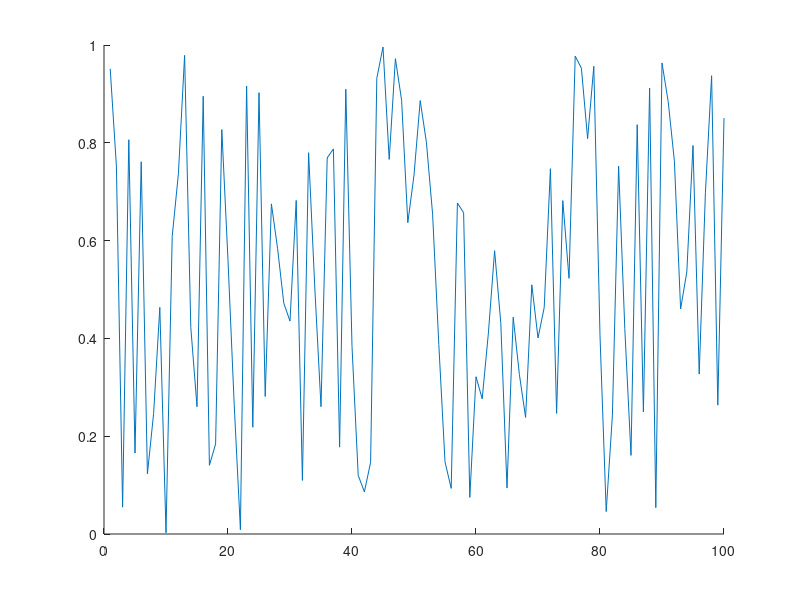

The MATLAB script that drew this image: (Note: this script raises an error after producing the figure.)
clc
close all
clear

if isfolder('pics') == 0
    mkdir('pics')
end

x = 1:100;
y = rand(100,1);
idxmin = find(y == max(y));
idxmax = find(y == min(y));
txt = ['\leftarrow y = ',int2str(max(y))];
hold on
plot(x,y)
plot(x,y,'o','MarkerIndices',[idxmin idxmax],'MarkerFaceColor','red','MarkerSize',5)
t = text(idxmax,y(idxmax),txt);
t.Color = [153/255 153/255 255/255];
hold off
legend('random plot [0:1]');
print -dpng ./pics/test.png
close
%% testing plot function
clc

x = [0:0.01:2*pi];
y = sin(x);
yCmp = cos(x);
string = 'My test plot';
p_title = 'test_print';
t="";

% test = myplot(x,y,string,p_title);
test2 = superplot(x,y,'plotName',"My super plot",'figureName',"super_plot");
test3 = superplot(x,y,'cmpYLegend',"cos(x)",'figureName',"cosxVsSinx",'cmpY',yCmp,'yLegend',"sin(x)",'yName',"Amplitude",'xName',"Samples NOT normalized to 2\pi", ...
    'plotName',"Plotting cos(x) against sin(x)");
close(test2);
close(test3);
test4 = superplot(x,y);

testV = ones(1,1);
testV(2) = 5;

%% testing MER loop
% clear
clc
close all
clear

idx = 1;
for i = 0:200
    if ( rem((i-1)/4,1)==0 )
        validLen(idx) = i;
        idx = idx+1;
    end
end

% Constants are double-precision by default; N=85 found nothing
vec = [85 105];

% for im
    
% for i = vec(1):0.01:vec(1)
%     fprintf("i is %d coefficients\n",i);
% end
    
% for i = 0:2:10
%     fprintf("i SHOULD be EVEN and is %d\n",i);
% end

%coefficients have to be even and divisible by span w/no remainder LOOK
%INTO THIS
%beta MUST be greater than 0
[MER_out, betaTX_out, betaRCV_out, coeff_out] = MER_opt('Nsps',4,'numCoeffs',vec,'betaTX',[0.1 0.0001 0.2],'betaRCV',[0.1 0.0001 0.2],'MER',50);
% [MER_out, betaTX_out, betaRCV_out, coeff_out] = MER_opt('Nsps',4,'numCoeffs',[25 77],'betaTX',[.01 0.01 .16],'betaRCV',[0.12 0.01 0.34],'MER',40);

% last = find(~MER_out,1);
fileID = fopen('GSM_parameters.txt','w');
cBeta = char(hex2dec('03b2'));
fprintf(fileID,'%10s %10s %10s %10s\r\n','MER', 'betaTX', 'betaRCV', 'length');
% A = [MER_out(1:last-1); betaTX_out(1:last-1); betaRCV_out(1:last-1); coeff_out(1:last-1)];
A = [MER_out; betaTX_out; betaRCV_out; coeff_out];
fprintf(fileID,'%10.6f %10.6f %10.6f %8.0f\r\n',A);
fclose(fileID);

% c_idx = find(coeff_out==121);
% max_121 = max(MER_out(c_idx(1):c_idx(end)));
% desired_121 = find(MER_out>=54.0679);

DONE = ones(10,1);
finish = sum(DONE(1:5));

%% MER calc
% clc
% clear all
% close all
% den = [-0.001473028462308   0.005666223150735  -0.019416661964618  -0.041188246018261   0.083990599017613  -0.169565530125065   0.900837427479342 ...
%     0.311842632473442  -0.140969388867244   0.099871376920441  -0.088049305611010   0.023834632003521  -0.009447343197004   0.002953619390284]
% 
% pk = 0.99924965776672958;
% 
% 10*log10(pk^2/sum(den.^2));

%% Measuring OOB requirements
clear 
close all
clc
cBeta = char(hex2dec('03b2'));

format long
% window designer from 0 to pi
% load('KaisWin.mat');
% load('windowKais101.mat');

% fileID = fopen('GSM_parameters_89-121_B1-0.001-2.txt'); %89-121.txt
% fileID = fopen('GSM_parameters_73-81.txt'); %73-81.txt
fileID = fopen('GSM_parameters_85-105_B1-0.0001-2.txt'); %85-105_B1-0.0001-2.txt
formatSpec = '%s';
N = 4;
C_text = textscan(fileID,formatSpec,N);
C_data0 = textscan(fileID,'%f %f %f %f');
fclose(fileID);


fileID = fopen('MOAP.txt','A');
cBeta = char(hex2dec('03b2'));
% ********************** Comment this out after first run ***********
fprintf(fileID,'%10s %10s %10s %10s %10s %10s %10s %10s %10s %10s \r\n','MER', 'betaTX', 'betaRCV', 'length', 'idx TX & RCV', 'OB1', 'OB2', 'OB3','b Kaiser','weight');

vTX_B=C_data0{1,2}.'; vRCV_B=C_data0{1,3}.'; vLen=C_data0{1,4}.';
% idx_89=find(vLen==89); idx_93=find(vLen==93); idx_97=find(vLen==97); idx_101=find(vLen==101); idx_109=find(vLen==109);  %89-121.txt
% idx_73=find(vLen==73); idx_81=find(vLen==93); idx_97=find(vLen==97); idx_101=find(vLen==101); idx_109=find(vLen==109);  %73-81.txt
idx_85=find(vLen==85); idx_89=find(vLen==89); idx_93=find(vLen==93); idx_97=find(vLen==97); idx_101=find(vLen==101); idx_105=find(vLen==105); idx_109=find(vLen==109);  %85-105_B1-0.0001-2.txt

% #TX&RCV length; RCV rolloff here
% beta = 0.146600;  %trial 1
% N = 65;
% beta = 0.116400;    %trial 2
% N = 73;
% beta = 0.144400;   %trial 3
% N = 121;
% beta_Rcv = 0.188000;     %trial 18 i stop counting bruh
% N = 101;
% beta_Rcv = vRCV_B;     %trial 18 i stop counting bruh
% N = 93;


% digital angular frequency, w (rads/sample)
% w = [0:0.001:1000]/1000*pi; %0-0.5
w = [0:0.001:200]/100*pi; %one whole cycle

N = 101;
Nsps = 4;
span = (N-1)/4;
% for bk = 1.5:0.01:2
% for bk = 0.3:0.1:0.3
for bk = 0:0.1:0
% for bk = 1:1
% for bk = 2:0.1:2
    for idx_TXnRCV = idx_101(1):(idx_101(end))
%     for idx_TXnRCV = idx_101():(idx_101(end))
%     for idx_TXnRCV = idx_93(4):(idx_93(5))
%     for idx_TXnRCV = idx_97(1):(idx_97(1))
%     for idx_TXnRCV = 505:513
        b_nom = vTX_B(idx_TXnRCV);
        beta_Rcv = vRCV_B(idx_TXnRCV);
        GSM = rcosdesign(beta_Rcv,span,Nsps);
        wn = kaiser(length(GSM), bk);
%         wn = WinKaiser;
%         h_TX = GSM.*wn.';
        h_TX = rcosdesign(b_nom,span,Nsps).*wn.';
        h_GSM = GSM;

        % SRRC is a square root nyquist filter; firpm also
        % creates a sqrt nyquist filter
        M=N-1; Nsps=4; span=M/Nsps;
        fc=1/2/Nsps; fp=(1-b_nom)*fc; fs=(1+b_nom)*fc;
        fb = [0 fp fc fc fs .5]*2;
        a = [1 1 1/sqrt(2) 1/sqrt(2) 0 0];
        % wght vector needs to 2.4535 for passband
        wght = [2.4535 1 20];   %10 for N=97; 20 for N=91-89; 40 for N>90
        h_pps = firpm(M,fb,a,wght);

        % window
        h_pps = h_pps.*wn.';
    %     h_pps = h_pps;
        sam_r8 = 6.25;

        % estimate order of SR Nyquist filter | ford=fb(2:end-1);aord=[1 1/sqrt(2) 0];sb=10^(-58/20);dev=[sb 0.02 sb];M_est=firpmord(ford,aord,dev);
        H_srrc = freqz(h_TX,1,w); H_pps = freqz(h_pps,1,w);
        
        mag_H = (abs(H_pps));
        % units of cycles/sample
        bnd_BB=(1+.12)/Nsps/2; 
        bnd_OB1=bnd_BB+(.22/sam_r8); 
        bnd_OB2=bnd_OB1+(1.53/sam_r8); 
        bnd_OB3=bnd_OB2+(1.75/sam_r8);
        ind_BB = find( w/2/pi <= bnd_BB);
        ind_OB1 = find(w/2/pi>bnd_BB & w/2/pi<=bnd_OB1);
        ind_OB2 = find(w/2/pi>bnd_OB1 & w/2/pi<=bnd_OB2);
        ind_OB3 = find(w/2/pi>bnd_OB2 & w/2/pi<=bnd_OB3);

        conv2Lin = @(x) 10.^(x/20);
        conv2dB =  @(x) 10.*log10(x);
 
        % Power is the ratio of 2 power quantities and can be referred to
        % as gain in dB. Comparing power requires the integral, the
        % integral can also be thought as the sum of the area as well;
        % sum(magnitude^2) is integrating each power of each frequency
        
        pwr_BB=2*sum(mag_H(ind_BB(1):ind_BB(end)).^2);
        pwr_OB1=sum(mag_H(ind_OB1(1):ind_OB1(end)).^2);
        pwr_OB2=sum(mag_H(ind_OB2(1):ind_OB2(end)).^2);
        pwr_OB3=sum(mag_H(ind_OB3(1):ind_OB3(end)).^2);

        % calculate power ratio to signal to OB channels\
        dB_OB1 = conv2dB(pwr_BB/pwr_OB1);
        dB_OB2 = conv2dB(pwr_BB/pwr_OB2);
        dB_OB3 = conv2dB(pwr_BB/pwr_OB3);
        
%         cs=w/(2*pi); % freq in cycles per sample
% 
%         % find the ranges of the bands
%         % signal 0 --> .14
%         sigl=find(cs<.14, 1 );
%         sigu=find(cs<.14, 1, 'last' );
%         % OB1 .14 --> .1752
%         ob1l=find(cs>.14 & cs<.1752, 1 );
%         ob1u=find(cs>.14 & cs<.1752, 1, 'last' );
%         % OB2 .1752 --> .42
%         ob2l=find(cs>.1752 & cs<.42, 1 );
%         ob2u=max(find(cs>.1752 & cs<.42));
%         % OB3 .42 --> .7
%         ob3l=min(find(cs>.42 & cs<.7));
%         ob3u=max(find(cs>.42 & cs<.7));
% 
%         power_sig=sum(abs(H_pps(sigl:sigu)).^2)*2;
%         power_ob1=sum(abs(H_pps(ob1l:ob1u)).^2);
%         power_ob2=sum(abs(H_pps(ob2l:ob2u)).^2);
%         power_ob3=sum(abs(H_pps(ob3l:ob3u)).^2);
% 
%         a=10*log10(power_sig/power_ob1);
%         b=10*log10(power_sig/power_ob2);
%         c=10*log10(power_sig/power_ob3);

        % can cascade firpm sqrt w/srrc, center coeff
        % isn't one BUT even symmetric
        cascade = conv(h_pps,GSM);
        cascade_SRRC = conv(GSM,GSM);

        num = cascade(N);
        den = zeros(floor(length(cascade)/Nsps),1);
        idx = 1;
        cnt = 0;
        for i = 1:length(cascade)
            if cnt == 0 && i ~= N
                den(idx) = cascade(i);
                cnt = cnt + 1;
                idx = idx + 1;
            elseif cnt >= Nsps-1
                cnt = 0;
            else
                cnt = cnt + 1;
            end
        end
        MER_theo = 10*log10( num^2/sum(den.^2) );
%         future considerations append to txtfile
        if dB_OB1 > 58 && dB_OB2 > 60 && dB_OB3 > 63 && MER_theo >= 40
            fprintf("\n*************MET SPEC*************************\n");
            fprintf("TX's %s: %1.4f | RCV's %s: %1.4f | idx TX & RCV: %d\n",cBeta,b_nom,cBeta,beta_Rcv,idx_TXnRCV);
            fprintf("OB1: %2.6f | OB2: %2.6f | OB3: %2.6f | MER: %2.6f | Bk: %2.4f | Beta nominal: %2.4f | \n",dB_OB1,dB_OB2,dB_OB3,MER_theo,bk, b_nom);
            fprintf("baseband bnd frequency: %2.4f | OB1 bnd frequency: %2.4f | OB2 bnd frequency: %2.4f | OB3 bnd frequency: %2.4f |\n", bnd_BB, bnd_OB1, bnd_OB2, bnd_OB3);
            fprintf("weight: ");disp(wght);
            %fprintf('MER', 'betaTX', 'betaRCV', 'length', 'idx TX & RCV', 'OB1', 'OB2', 'OB3','beta Kaiser','weight');
            A=[MER_theo, b_nom, beta_Rcv, N, idx_TXnRCV, dB_OB1, dB_OB2, dB_OB3, bk, wght(3)];
            fprintf(fileID,'%10.6f %10.6f %10.6f %10d %10d %10.6f %10.6f %10.6f %10.6f %10d \r\n',A);
        end
    end
end
fclose(fileID);

TX_MR = superplot(w/2/pi,20*log10(abs(H_pps)),'plotName',"Magnitude Response of PPS",'figureName',"PracticalPSResp",'yName',"Magnitude (dB)",...
    'xName',"f0, frequency (cycles/sample)",'yLegend',"SQRT FIRPM",'cmpY',20*log10(abs(H_srrc)),'cmpYLegend',"SRRC",...
    'plotAxis',[0 w(end)/2/pi -150 10]);

hold on
% OOB requirement 1
plot([bnd_BB bnd_BB],[-200 -58],'--k');
plot([bnd_BB bnd_OB1],[-58 -58],'--k');
plot([bnd_OB1 bnd_OB1],[-200 -58],'--k');
% OOB requirement 2
plot([bnd_OB1 bnd_OB1],[-200 -60],':R');
plot([bnd_OB1 bnd_OB2],[-60 -60],':R');
plot([bnd_OB2 bnd_OB2],[-200 -60],':R');
% OOB requirement 3
plot([bnd_OB2 bnd_OB2],[-200 -63],'g');
plot([bnd_OB2 bnd_OB3],[-63 -63],'g');
plot([bnd_OB3 bnd_OB3],[-200 -63],'g');
legend('Sqrt firpm','SRRC','OB1','OB1','OB1','OB2','OB2','OB2','OB3','OB3','OB3');
hold off
location = strcat('./pics/','PracticalPSResp','.png');
print(TX_MR, '-dpng', location);
% close(TX_MR);

% scale desired coefficients
maxi = sum(abs(h_pps));
scaling = (1-2^-17)/maxi;

h_pps_1s17= round(h_pps*scaling*2^17);
if sum(abs(h_pps_1s17/2^17) > 1-2^-17)
    fprintf("Error need to scaled down h_pps more\n");
    return
end

h_pps_coeffs = unique(h_pps_1s17,'stable');


%% Test cascade
clear 
% close all
clc

coeff = 65;
Nsps = 4;
beta_Rcv = 0.146600;

span = (coeff-1)/Nsps;
rcv = rcosdesign(beta_Rcv, span, Nsps);

% SR Nyquist filter
bb = 2.0; spans = 25;
M = coeff-1;
fc = 1/(2*Nsps);fp=(1-.12)*fc; fs=(1+.12)*fc;
fb = [0 fp fc fc fs .5]*2;
a = [1 1 1/sqrt(2) 1/sqrt(2) 0 0];
wght = [2.4535 1 1];
h_pps=firpm(M,fb,a,wght);
w = [0:0.001:1000]/1000*pi;
wnNorm=kaiser(coeff,2.0);
wnGr=kaiser(coeff,3);
wnLT=kaiser(coeff,1);

H_pps = freqz(h_pps,1,w);
H_ppsGrBk=freqz( conv(h_pps,wnGr),1,w );
H_ppsNormBk=freqz( conv(h_pps,wnNorm),1,w );
H_ppsLTBk=freqz( conv(h_pps,wnLT),1,w );

figName="PPS_with_65coeffs";
pps_plot = superplot(w/2/pi,20*log10(abs(H_pps)),'cmpY',20*log10(H_ppsNormBk),'figureName',figName,...
    'plotAxis',[0 0.5 -100 40]);
hold on
plot(w/2/pi,20*log10(abs(H_ppsGrBk)),"-.g");
plot(w/2/pi,20*log10(abs(H_ppsLTBk)),"--m");
legend('beta=0','beta=2.0','beta=3','beta=1');
hold off
location = strcat('./pics/',figName,'.png');
print(pps_plot, '-dpng', location);

% Too much theory to figure out MER for LPF

%% Test PPS_opt
% clc
% clear 
% close all
% 
% % Constants are double-precision by default
% vec = [65 129];
% 
% [MER_out, betaTX_out, betaRCV_out, coeff_out, betaKais_out] = PPS_opt('Nsps',4,...
%     'numCoeffs',vec,'betaTX',[0 0.001 0.2],'betaRCV',[0.12 0.01 0.12],'MER',40,'betaKais',[0 0.01 10]);

%% File IO
clear all
close all
clc

fileID = fopen('GSM_parameters_SRRC.txt');
formatSpec = '%s';
N = 4;
C_text = textscan(fileID,formatSpec,N);
C_data0 = textscan(fileID,'%f %f %f %f');
fclose(fileID);

%% Designing polyphase filter
clear;close all;clc; load('validLen.mat');

beta_Rcv=0.12; N=21; Nsps=4; span=(N-1)/4;

% rcv = rcosdesign(beta,span, Nsps);
load('rcv.mat');
worse_case_output = sum(abs(rcv));
scaling = (1-2^-17)/worse_case_output;
rcv_1s17=round( rcv*scaling*2^17 );tx=rcv;

sym_mults=round(length(rcv)/2);
poly_mults=sym_mults/Nsps;

%% Testing roll off cascaded
clc; clear; close all;

N=41; Nsps=4; span=(N-1)/4;

rcv = rcosdesign(0.1,span, Nsps); tx = rcosdesign(0.08,span, Nsps);
cascade=conv(rcv,tx);

figure(1);
hold on
title('Different beta');
stem(1:N,rcv);
stem(1:N,tx)
stem(1:2*N-1,cascade);
legend('RCV','TX','Cascade'); grid;
hold off

figure(2);
hold on
title('Same beta');
stem(1:N,rcv);
stem(1:2*N-1,conv(rcv,rcv));
legend('RCV','Cascade'); grid;
hold off

% SRRC is a square root nyquist filter; firpm also
% creates a sqrt nyquist filter
M=N-1; Nsps=4; span=M/Nsps; b_nom=0.1;
fc=1/2/Nsps; fp=(1-b_nom)*fc; fs=(1+b_nom)*fc;
fb = [0 fp fc fc fs .5]*2;
a = [1 1 1/sqrt(2) 1/sqrt(2) 0 0];
% wght vector needs to 2.4535 for passband
wght = [2.4535 1 1];
tx_pm = firpm(M,fb,a,wght);
cascade_pm = conv(tx_pm,rcv);
cascade_rcv = conv(rcv,rcv);

figure(3);
subplot(2,1,1);
hold on
stem(1:N,tx_pm);
stem(1:2*N-1,cascade_pm);
title('firpm');
hold off
subplot(2,1,2);
hold on
stem(1:N,rcv);
stem(1:2*N-1,cascade_rcv);
title('traditional RC');
hold off
% legend('RCV','TX','Cascade'); grid;

figure(4)
stem(1:31,rcosdesign(0.25,(31-1)/4,4));

%% Polyphase Time-SHaring Decimator design
clear
clc
format longG
srrc = round(rcosdesign(0.2,(93-1)/4,4).'*2^17);

N=93;
a_sym_mults = round(N/2);
a_poly_mults = round(a_sym_mults/4);
a_time_share_mults = round(a_poly_mults/4); % use 4x faster clk to do operation

out_ds = zeros(N,N); out_ds(1,1)=1;

% let row=sample & col=y_ds
for row=1:N
    for col=1:N
%         fprintf("row: %d | col: %d | val: %d\n",row,col,row*col);
%         out_ds(row,col)=row*col;
        if row==col&&col==1
%             fprintf("row: %d | col: %d | val: %d\n",row,col,1);
            out_ds(row,col)=row*col;
        elseif col==1&&row~=1
%             fprintf("row: %d | col: %d | val: %d\n",row,col,out_ds(row-1,col)+1);
            out_ds(row,col)=out_ds(row-1,col)+1;
        else
%             fprintf("row: %d | col: %d | val: %d\n",row,col,out_ds(row,col-1)-1);
                if out_ds(row,col-1)-1>0
                    out_ds(row,col)=out_ds(row,col-1)-1;
                else
                    out_ds(row,col)=0;
                end
        end
    end
end

for row=1:N
    for col=1:N
        if out_ds(row,col)==0 || out_ds(row,col)>round(N/2)
            N=N;
        elseif out_ds(row,col)==1
            fprintf("y%dh%d\n",col,out_ds(row,col));
        else
            fprintf("y%dh%d ",col,out_ds(row,col));
        end
    end
end

%% Test append
fileID = fopen('append.txt','A');
cBeta = char(hex2dec('03b2'));
fprintf(fileID,'%10s %10s %10s %10s\r\n','MER', 'betaTX', 'betaRCV', 'length');
% A = [MER_out(1:last-1); betaTX_out(1:last-1); betaRCV_out(1:last-1); coeff_out(1:last-1)];
MER_out=[1 2 3 4]; betaTX_out=1:4; betaRCV_out=1:4; coeff_out=1:4;
A = [MER_out; betaTX_out; betaRCV_out; coeff_out];
for i=1:4
    fprintf(fileID,'%10.6f %10.6f %10.6f %8.0f\r\n',A(i,i));
end
fclose(fileID);
